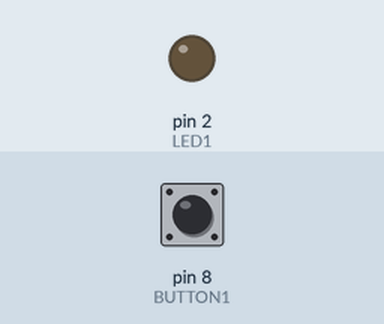
A sketch run on a simulated Arduino Uno, built with avr-gcc and run on an emulated ATmega328P. On the bench: output pins drawn as LEDs (lit = HIGH). The test bench sets the inputs (shaded band); at power-on: pin 8 (BUTTON1) LOW.

Above: at 1.2 s.
1.3 s: pin 8 (BUTTON1) pulled HIGH for 0.15 s
At 2.4 s:
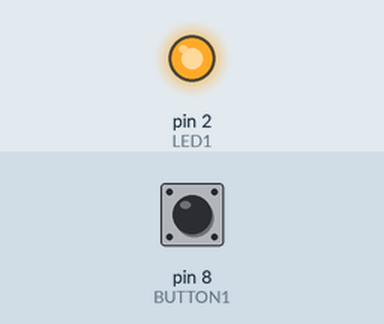
Timing chart, 0 to 7.8 s (numbered marks = the images above; inputs shaded):
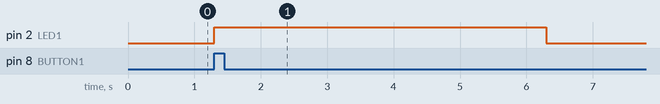

Measured:
- after the input at 1.3 s, pin 2 (LED1): LOW → HIGH at once, → LOW 5.0 s later

The sketch:

MinuteurDeclenchable.ino
```cpp
//***********************************************************************
//Dans ce projet, nous faisons minuteur redéclenchable.
//Nous utilisons un bouton poussoir sur la broche 8 de l'ARDUINO UNO
// et une LED sur la broche 2 de l'ARDUINO UNO
//***********************************************************************

//Affecter à la variable LED1 la broche 2 de l'ARDUINO UNO
//Affectation à la variable BUTTON1 la broche 8 de l'ARDUINO UNO
int LED1 = 2, BUTTON1 = 8;

void setup() {
  //Décalation de la broche 2 en sortie pour le LED1
  pinMode(LED1, OUTPUT);

  //Décalation de la broche 8 en sortie pour le BUTTON1
  pinMode(BUTTON1, INPUT);

}

void loop() {
  if (digitalRead(BUTTON1) == HIGH) {
    //Etat de la LED1 à HIGH
    digitalWrite(LED1, HIGH);
    // Eclarage de la LED1 5 secondes
    delay(5000);
    digitalWrite(LED1, LOW);
  }
}
```
